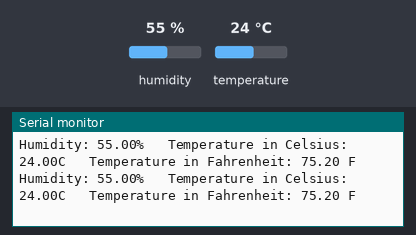
A sketch run on a simulated Arduino Uno, built with avr-gcc and run on an emulated ATmega328P. Parts: the last lines printed to the serial monitor. The inputs (shaded band) are chosen by the test bench; at power-on: humidity 55 %, temperature 24 °C.

Above: at 14.8 s.
14.9 s: humidity set to 22 %
25.4 s: temperature set to 12 °C
At 26.5 s:
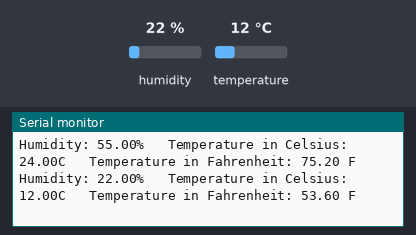
35.9 s: humidity set to 40 %
At 39.5 s:
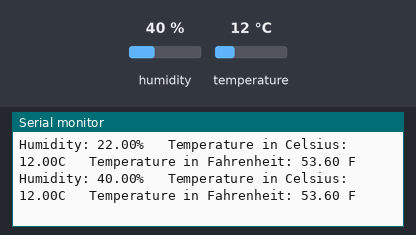
Timing chart, 0 to 41.0 s (numbered marks = the images above; inputs shaded):
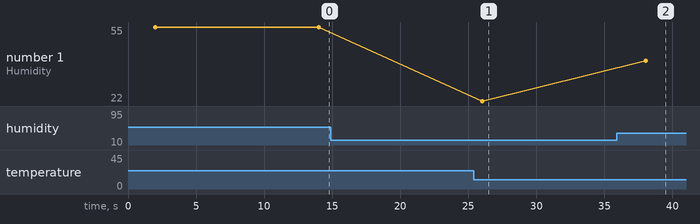

The sketch:

dht22_temperature_sensor.ino.ino
```cpp
#include <DHT.h>

#define DHTPIN 13
#define DHTTYPE DHT22

DHT dht(DHTPIN, DHTTYPE);

float hum;
float tempC;
float tempF;

void setup()
{
  Serial.begin(115200);
  dht.begin();
}

void loop()
{
  delay(2000);

  hum = dht.readHumidity();
  tempC = dht.readTemperature();
  tempF = dht.readTemperature(true);

  Serial.print("Humidity: ");
  Serial.print(hum);

  Serial.print("% \tTemperature in Celsius: ");
  Serial.print(tempC);
  Serial.print("C \tTemperature in Fahrenheit: ");
  Serial.print(tempF);
  Serial.println(" F");

  delay(10000);
}
```

Measured:
- after the input at 25.4 s, the serial monitor: prints a new line after 0.62 s (image 1)
- after the input at 35.9 s, the serial monitor: prints a new line after 2.1 s (image 2)
- plotted number 1: 22 → 40 after the input at 35.9 s
